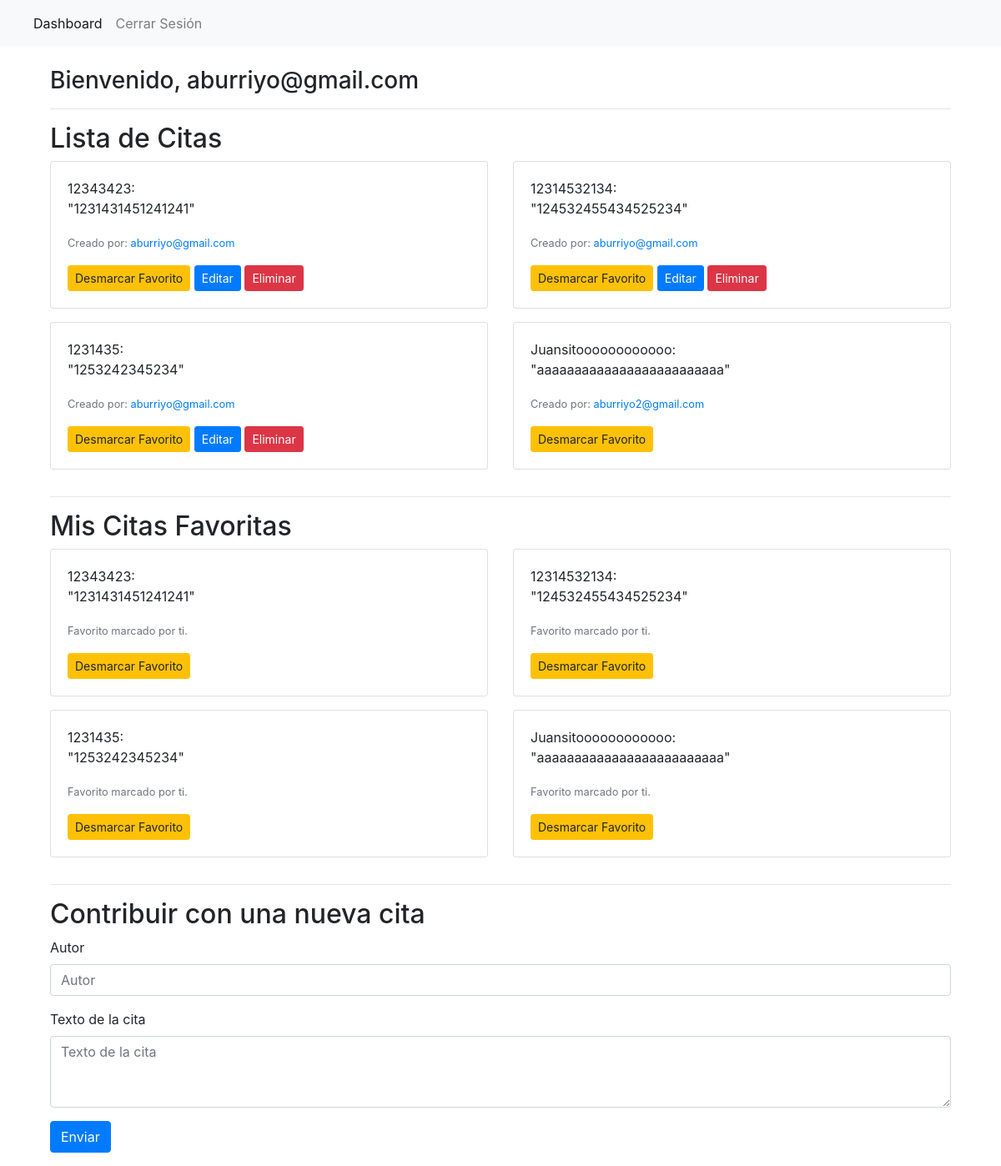
Screenshot of / (signed in) with the database file from the repository.
### app.py (models this page shows)
class User(db.Model, UserMixin):
    id = db.Column(db.Integer, primary_key=True)
    email = db.Column(db.String(100), nullable=False)
    password = db.Column(db.String(60), nullable=False)
    favorite_quotes = db.relationship('Quote', secondary=favorites, lazy='subquery',backref=db.backref('favorited_by', lazy=True))

class Quote(db.Model):
    id = db.Column(db.Integer, primary_key=True)
    author = db.Column(db.String(100), nullable=False)
    text = db.Column(db.String(300), nullable=False)
    user_id = db.Column(db.Integer, db.ForeignKey('user.id'), nullable=False)
    user = db.relationship('User', backref=db.backref('quotes', lazy=True))

### app.py (the view)
@app.route("/")
def home():
    if current_user.is_authenticated:
        users = User.query.filter(User.id != current_user.id).all()
        quotes = Quote.query.all()  # Carga todas las citas
        return render_template("home.html", users=users, quotes=quotes)
    return redirect(url_for('login'))

### app.py (called while the page is built)
@login_manager.user_loader
def load_user(user_id):
    return User.query.get(int(user_id))

### templates/home.html (shortened to what this page needs)
{% extends 'layout.html' %}
{% block content %}
<div class="container mt-4">
    <h3>Bienvenido, {{ current_user.email }}</h3>
    <hr>
    <h2>Lista de Citas</h2>
    <div class="row">
        {% for quote in quotes %}
        <div class="col-md-6 mb-3">
            <div class="card">
                <div class="card-body">
                    <p class="card-text">{{ quote.author }}: <br> "{{ quote.text }}"</p>
                    <p class="card-text">
                        <small class="text-muted">
                            Creado por: <a href="{{ url_for('user_quotes', user_id=quote.user_id) }}">{{ quote.user.email }}</a>
                        </small>
                    </p>
                    <form action="{{ url_for('toggle_favorite', quote_id=quote.id) }}" method="post" style="display:inline;">
                        <button type="submit" class="btn btn-sm {{ 'btn-warning' if quote in current_user.favorite_quotes else 'btn-secondary' }}">{{ 'Desmarcar Favorito' if quote in current_user.favorite_quotes else 'Marcar como Favorito' }}</button>
                    </form>
                    {% if quote.user_id == current_user.id %}
                        <a href="{{ url_for('edit_quote', quote_id=quote.id) }}" class="btn btn-primary btn-sm">Editar</a>
                        <form action="{{ url_for('delete_quote', quote_id=quote.id) }}" method="post" style="display:inline;">
                            <button type="submit" class="btn btn-danger btn-sm">Eliminar</button>
                        </form>
                    {% endif %}
                </div>
            </div>
        </div>
        {% else %}
            <div class="col">
                <p>No hay citas disponibles.</p>
            </div>
        {% endfor %}
    </div>
    <hr>
    <h2>Mis Citas Favoritas</h2>
    <div class="row">
        {% for quote in current_user.favorite_quotes %}
        <div class="col-md-6 mb-3">
            <div class="card">
                <div class="card-body">
                    <p class="card-text">{{ quote.author }}: <br> "{{ quote.text }}"</p>
                    <p class="card-text">
                        <small class="text-muted">
                            Favorito marcado por ti.
                        </small>
                    </p>
                    <form action="{{ url_for('toggle_favorite', quote_id=quote.id) }}" method="post" style="display:inline;">
                        <button type="submit" class="btn btn-warning btn-sm">Desmarcar Favorito</button>
                    </form>
                </div>
            </div>
        </div>
        {% else %}
            <div class="col">
                <p>No tienes citas favoritas.</p>
            </div>
        {% endfor %}
    </div>
    <hr>
    <h2>Contribuir con una nueva cita</h2>
    <form action="{{ url_for('contribute') }}" method="POST" class="mb-3">
        <div class="mb-3">
            <label for="author" class="form-label">Autor</label>
            <input type="text" class="form-control" id="author" name="author" placeholder="Autor" required>
        </div>
        <div class="mb-3">
            <label for="text" class="form-label">Texto de la cita</label>
            <textarea class="form-control" id="text" name="text" placeholder="Texto de la cita" rows="3" required></textarea>
        </div>
        <button type="submit" class="btn btn-primary">Enviar</button>
    </form>
</div>
{% endblock %}

### templates/layout.html (shortened to what this page needs)
<!DOCTYPE html>
<html lang="en">
<head>
    <link rel="stylesheet" href="https://stackpath.bootstrapcdn.com/bootstrap/4.5.2/css/bootstrap.min.css">
</head>
<body>
    <nav class="navbar navbar-expand-lg navbar-light bg-light">
        <div class="collapse navbar-collapse" id="navbarNav">
            <ul class="navbar-nav">
                <li class="nav-item active">
                    <a class="nav-link" href="{{ url_for('home') }}">Dashboard <span class="sr-only">(current)</span></a>
                </li>
                {% if current_user.is_authenticated %}
                <li class="nav-item">
                    <a class="nav-link" href="{{ url_for('logout') }}">Cerrar Sesión</a>
                </li>
                {% endif %}
            </ul>
        </div>
    </nav>
    <div class="container">
        {% block content %}{% endblock %}
    </div>
</body>
</html>

### rows the page displays
User: email "aburriyo@gmail.com"
Quote: author "12343423", text "1231431451241241", user.email "aburriyo@gmail.com", favorite_quotes "Desmarcar Favorito"
Quote: author "12314532134", text "124532455434525234", user.email "aburriyo@gmail.com", favorite_quotes "Desmarcar Favorito"
Quote: author "1231435", text "1253242345234", user.email "aburriyo@gmail.com", favorite_quotes "Desmarcar Favorito"
Quote: author "Juansitoooooooooooo", text "aaaaaaaaaaaaaaaaaaaaaaaaa", user.email "aburriyo2@gmail.com", favorite_quotes "Desmarcar Favorito"
